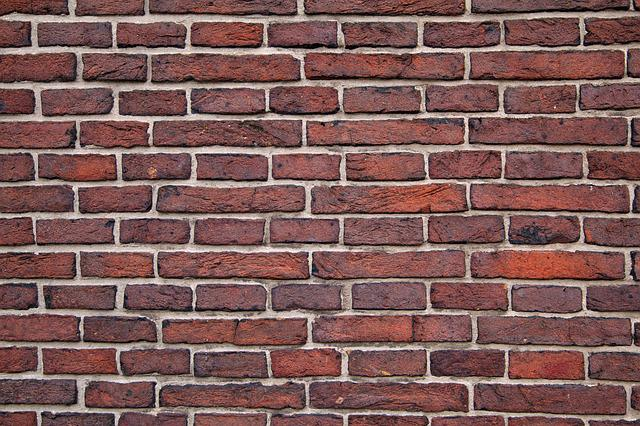
#> input picture images/brick.jpg, 640 x 426 px
$ python '테두리검출_Canny.py'
#> lines starting #> are read from the running program, lines starting #| are printed output that depends on the picture
# Canny Edge
# 4단계의 알고리즘을 거쳐 경계를 검출
# 1. 노이즈 제거 (가우시안 블러링)
# 2. edge 그라디언트 크기, 방향 계산(sobel kernel convolution)
# 3. 비최대치 억제(Non-Maximum Suppression) : 그라디언트 방향에서 검출된 edge 중 가장 큰 값만 선택하고 edege가 될 수 없는 픽셀들 제거
# 4. 이력 스레스홀딩 : 두 개의 경계 값(max, min)을 지정해서 경계 영역에 있는 픽셀들 중 큰 경계값(max) 밖의 픽셀과 연결성 없는 픽셀 제거
# max보다 높은 부분 : strong edge (edge로 판정)
# min보다 낮은 부분 : not edge
# max ~ min 사이 : weak edge -> 주변에 strong edge로 판정된 edge가 있을 경우에만 edge로 판정(strong edge와 연결되어 있는 경우만)

# edges = cv2.Canny(img, threshold1, threshold2, edges, apertureSize, L2gardient)
# img: 입력 영상
# threshold1, threshold2: 이력 스레시홀딩에 사용할 Min, Max 값
# apertureSize: 소벨 마스크에 사용할 커널 크기(default = 3)
# L2gradient: 그레디언트 강도를 구할 방식 (True: 제곱 합의 루트 False: 절댓값의 합)
# edges: 엣지 결과 값을 갖는 2차원 배열

import cv2
import matplotlib.pyplot as plt
import numpy as np

img = cv2.imread('images/brick.jpg')
#> img is the input picture: shape (426, 640, 3); mean B, G, R 88, 90.4, 125.8

edge = cv2.Canny(img, threshold1=120, threshold2=200)
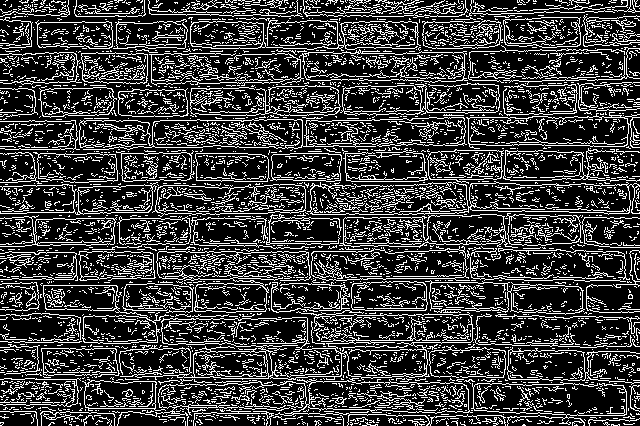
#> edge: shape (426, 640); 23.9% white in thin lines or dots
plt.imshow(edge)
plt.show()
# 이미지에 노이즈가 많아 많은 부분들이 edge로 검출되었음

##########################################################################################################
# threshold1, threshold2 초기 값을 정하는 괜찮은 방정식(정답은 아님)
# 1. 이미지의 중앙 픽셀 값 확인
med = np.median(img)
#> med = 92
print(med)
#| 92.0
# 2. 방정식 적용 -> lower : 최저값과 중간값의 백분율 / upper : 최고값과 중간값의 백분율
# 0 또는 중간값의 70%(중간값의 30% 이하) 중 큰 값을 threshold1으로 지정
lower = int(max(0, 0.7*med))
#> lower = 64
# 255 또는 중간값의 130%(중간값의 30# 이상) 중 작은 값을 threshold2로 지정
upper = int(min(255, 1.3*med))
#> upper = 119

print('lower : ', lower)
#| lower :  64
print('upper : ', upper)
#| upper :  119

edge = cv2.Canny(img, threshold1=lower, threshold2=upper+120)
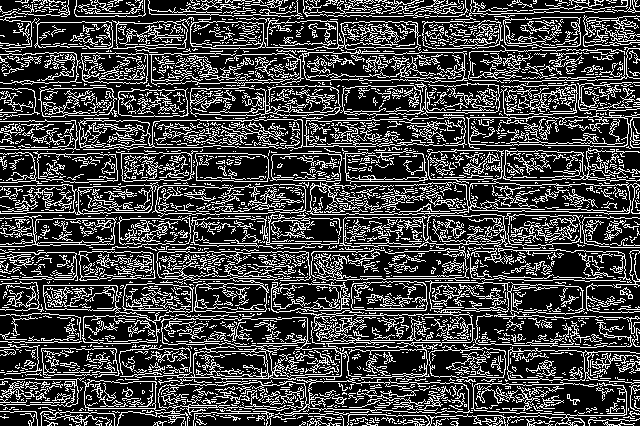
#> edge: shape (426, 640); 26.6% white in thin lines or dots

plt.title('formula applied')
plt.imshow(edge)
plt.show()
# 아직도 노이즈 때문에 많은 부분들이 edge로 인식됨

##########################################################################################################
# 이 경우 수동적으로 블러링을 하여 노이즈를 제거 후 canny를 적용시킬 수 있음
blur = cv2.blur(img, (5, 5))
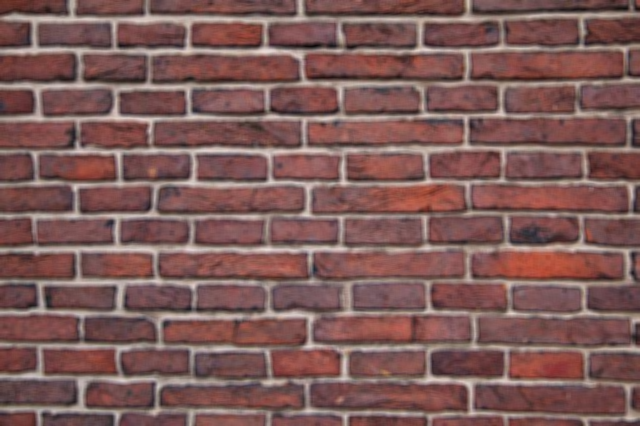
#> blur: shape (426, 640, 3); mean B, G, R 88, 90.4, 125.8

edge = cv2.Canny(blur, lower, upper)
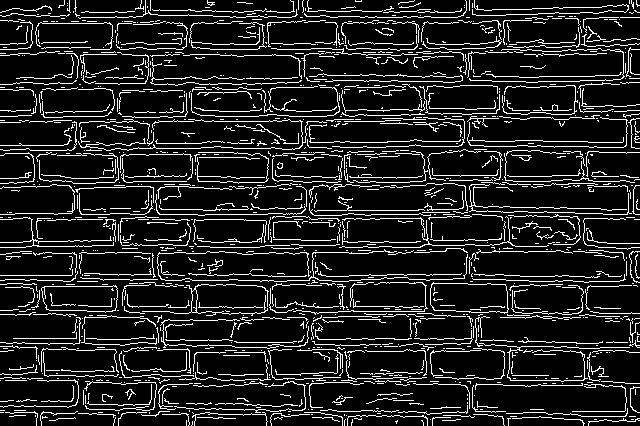
#> edge: shape (426, 640); 13% white in thin lines or dots

plt.title('manually blur')
plt.imshow(edge)
plt.show()
# 확실히 사전에 이미지를 블러링하여 노이즈를 제거하니 edge 검출이 더욱 깔끔해졌다

##########################################################################################################
# 트랙바로 th1, th2 값을 조정해가며 비교해보기


def nothing():
    pass
# 콜백함수를 위한 빈 함수 정의


cv2.namedWindow("Canny Edge")
cv2.createTrackbar('lower threshold', 'Canny Edge', 0, 1000, nothing)
cv2.createTrackbar('higher threshold', 'Canny Edge', 0, 1000, nothing)

cv2.setTrackbarPos('lower threshold', 'Canny Edge', lower)
cv2.setTrackbarPos('higher threshold', 'Canny Edge', upper)


while True:
    low = cv2.getTrackbarPos('lower threshold', 'Canny Edge')
    high = cv2.getTrackbarPos('higher threshold', 'Canny Edge')

    canny_edge = cv2.Canny(img, low, high)
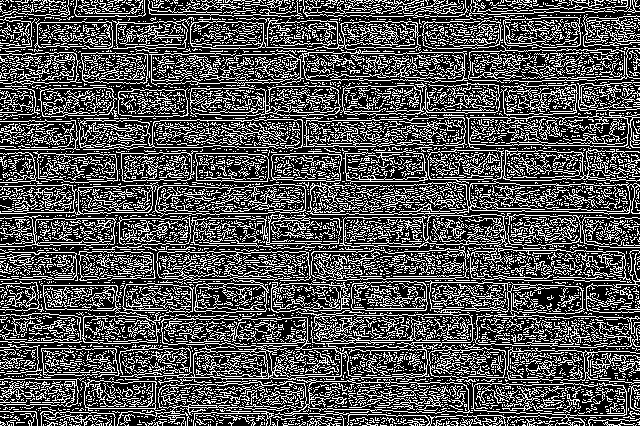
#> canny_edge: shape (426, 640); 32.2% white in thin lines or dots
    cv2.imshow("Canny Edge", canny_edge)

    if cv2.waitKey(20) & 0xFF == 27:
#> (key Esc is pressed here)
        break

cv2.destroyAllWindows()

$ run again, with images/clahe.jpg copied over images/brick.jpg
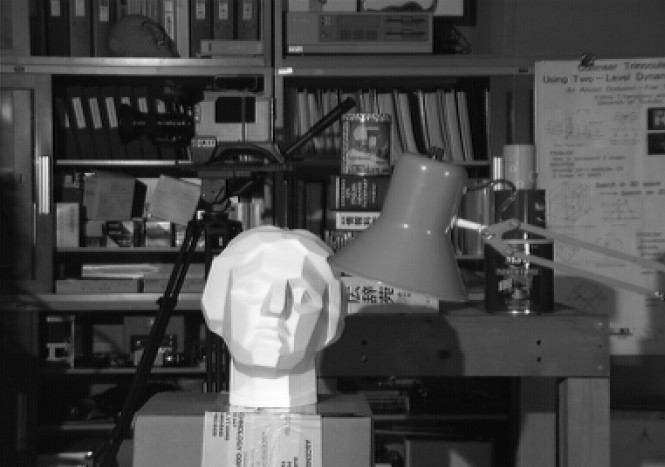
#> input picture images/clahe.jpg, 665 x 467 px
#> img is the input picture: shape (467, 665, 3); min 0, max 254, mean 73.6
#> `edge = cv2.Canny(img, threshold1=120, threshold2=200)`:
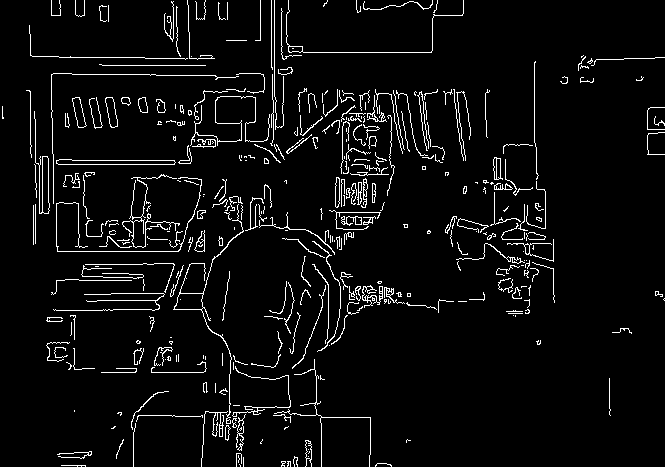
#> edge: shape (467, 665); 4.9% white in thin lines or dots
#> med = 62
#| 62.0
#> lower = 43
#> upper = 80
#| lower :  43
#| upper :  80
#> `canny_edge = cv2.Canny(img, low, high)`:
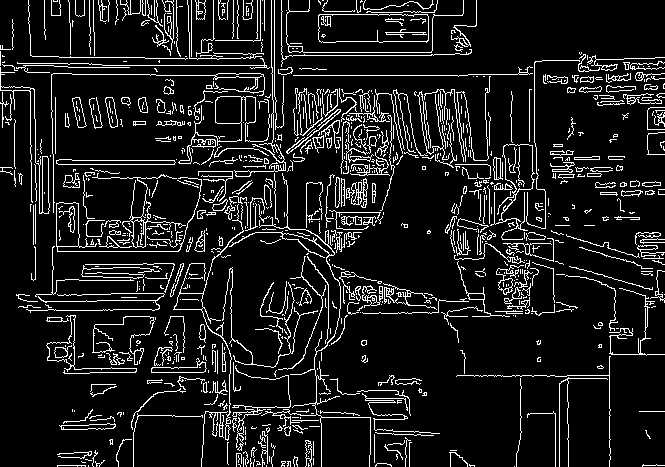
#> canny_edge: shape (467, 665); 10.6% white in thin lines or dots
